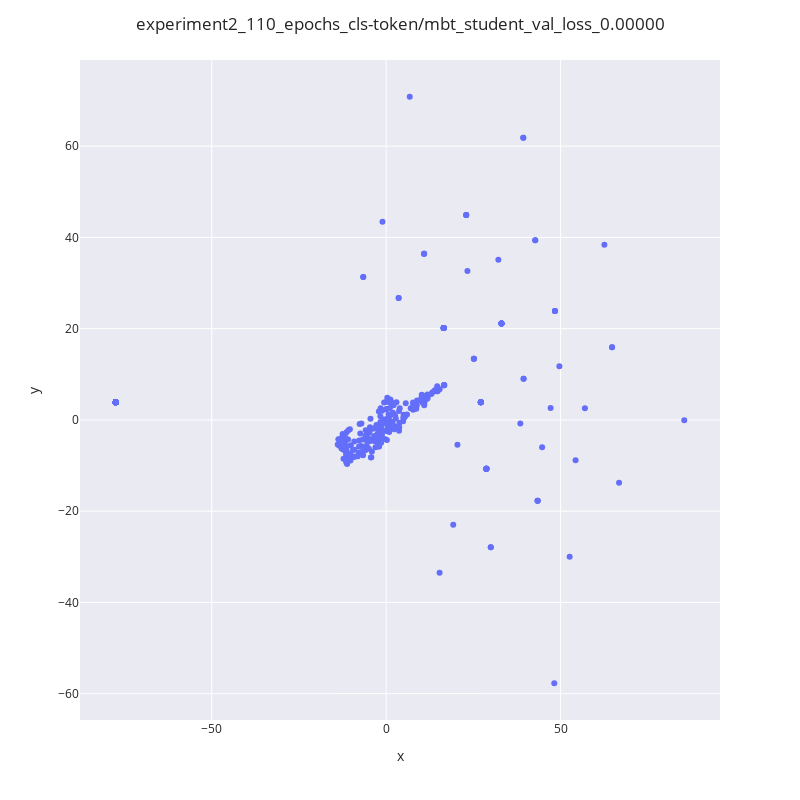

The notebook cell saved with this chart:
### Code cell
chkpt_name = "experiment2_110_epochs_cls-token/mbt_student_val_loss_0.00000"
pkl_path = f"saved_models/{chkpt_name}.pkl"
with open(pkl_path, "rb") as fh:
    embeddings_obj = pickle.load(fh)

embeddings_cleaned = clean_nans(embeddings_obj)
plot_embeddings(embeddings_cleaned, chkpt_name)

### Figure 1 — Plotly figure (JSON) as saved in the notebook; plotly's stock layout.template omitted (floating-point values rounded to 4 significant figures; data arrays with more than 128 entries replaced by an {"elided": "..."} marker saying what was removed)
{"data": [{"customdata": {"elided": "312x1 str values"}, "hovertemplate": "x=%{x}<br>y=%{y}<br>labels=%{customdata[0]}<extra></extra>", "legendgroup": "", "marker": {"color": "#636efa", "symbol": "circle"}, "mode": "markers", "name": "", "orientation": "v", "showlegend": false, "type": "scatter", "x": {"elided": "312 float values"}, "xaxis": "x", "y": {"elided": "312 float values"}, "yaxis": "y"}], "layout": {"autosize": false, "height": 800, "legend": {"tracegroupgap": 0}, "margin": {"t": 60}, "title": {"text": "experiment2_110_epochs_cls-token/mbt_student_val_loss_0.00000"}, "width": 800, "xaxis": {"anchor": "y", "domain": [0, 1], "title": {"text": "x"}}, "yaxis": {"anchor": "x", "domain": [0, 1], "title": {"text": "y"}}}}
